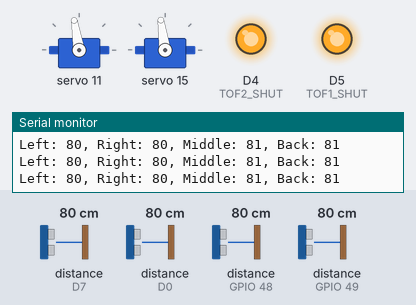
The sketch below on a simulated ESP8266 (NodeMCU). Shown: 2 × servo, output pins drawn as LEDs (lit = HIGH), the last lines printed to the serial monitor. The inputs (shaded band) are chosen by the test bench; at power-on: distance to the obstacle (sensors on D0, D7, GPIO 48, GPIO 49) 80 cm. The echo pulse lasts 58.3 µs per cm.

Above: at 2.2 s.
2.3 s: distance to the obstacle (sensor on D0) set to 44 cm
4.0 s: distance to the obstacle (sensor on D0) set to 37 cm
At 5.8 s:
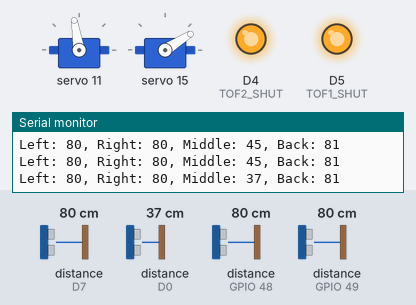
6.1 s: distance to the obstacle (sensor on D0) set to 60 cm
At 6.8 s:
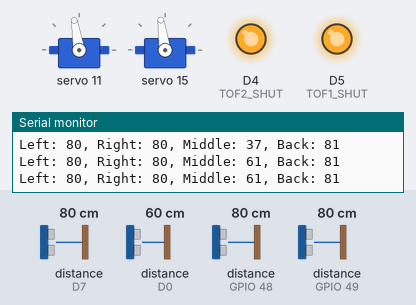
7.9 s: distance to the obstacle (sensor on D0) set to 2 cm
At 9.7 s:
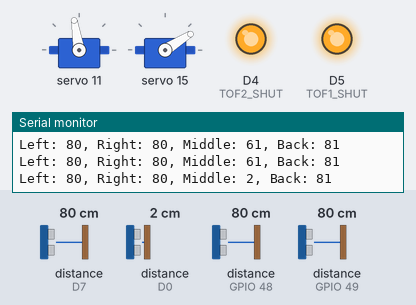
Timing chart, 0 to 11.0 s (numbered marks = the images above; inputs shaded):
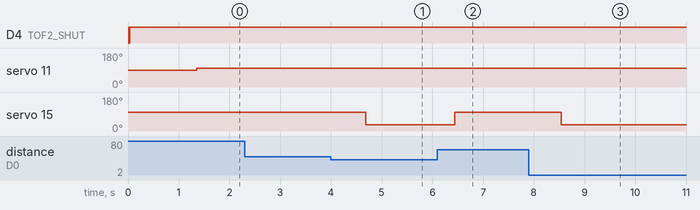

Measured:
- the behaviour switches between 41 and 40 cm on distance to the obstacle (sensor on D0) (found by bisection; images 0 and 1)
- after the input at 4.0 s, servo 15: 98° → 32° after 0.69 s
- after the input at 6.1 s, servo 15: 32° → 98° after 0.34 s
- after the input at 7.9 s, servo 15: 98° → 32° after 0.64 s

The sketch:

AvoidanceTest.ino
```cpp
#include <Adafruit_PWMServoDriver.h>
#include "Adafruit_VL53L0X.h"
#include <NewPing.h>

#define SERVO_FREQ 50
#define SERVO_CH 15
#define ESC_CH 11
#define TOF1_ADDRESS 0x30
#define TOF1_SHUT D5
#define TOF2_ADDRESS 0x31
#define TOF2_SHUT D4
#define trig_pin0 D6
#define echo_pin0 D0
#define trig_pin1 D8
#define echo_pin1 D7
#define MAX_DISTANCE 200

bool avoid = false;
int last_speed = 320;

Adafruit_PWMServoDriver pwm = Adafruit_PWMServoDriver();

NewPing sonar[2] = {
NewPing(trig_pin0, echo_pin0, MAX_DISTANCE),
NewPing(trig_pin1, echo_pin1, MAX_DISTANCE),
};

Adafruit_VL53L0X tof1 = Adafruit_VL53L0X();
Adafruit_VL53L0X tof2 = Adafruit_VL53L0X();

VL53L0X_RangingMeasurementData_t tof1_measure;
VL53L0X_RangingMeasurementData_t tof2_measure;

void turn(int a) {
  int v = map(a, 0, 180, 180, 455);
  pwm.setPWM(SERVO_CH, 0, v);
}

void move(int s) {
  pwm.setPWM(ESC_CH, 0, s);
}

class Avoider {

  private:
    int previousTime = millis();
    int reactionTime = 0;
    int waitReactionTime = 2000;
    int reactionDistance = 40;
    char currentDirection = 'f';

  public:

    void check() {

      int timePassed = millis() - previousTime;
      if (timePassed >= reactionTime) {
        previousTime = millis();

        int readings[4];

        tof1.rangingTest(&tof1_measure, false);
        if(tof1_measure.RangeStatus != 4) {
          readings[0] = tof1_measure.RangeMilliMeter / 10;
        } else {
          readings[0] = 8191;
        }

        tof2.rangingTest(&tof2_measure, false);
        if(tof2_measure.RangeStatus != 4) {
          readings[1] = tof2_measure.RangeMilliMeter / 10;
        } else {
          readings[1] = 8191;
        }

        for (int i = 2; i < 4; i++) {
          int us = sonar[i - 2].ping_median();
          readings[i] = sonar[i - 2].convert_cm(us);

          if (readings[i] == 0) {readings[i] = 200;}

        }

        Serial.print("Left: ");
        Serial.print(readings[0]);
        Serial.print(", Right: ");
        Serial.print(readings[1]);
        Serial.print(", Middle: ");
        Serial.print(readings[2]);
        Serial.print(", Back: ");
        Serial.println(readings[3]);

        if (readings[2] > reactionDistance) {turn(90); move(last_speed); return;}

        move(0);
        delay(250);

        if ((readings[0] >= readings[1]) && (readings[0] > reactionDistance)) {turn(0); currentDirection = 'r'; move(last_speed);}
        else if ((readings[1] >= readings[0]) && (readings[1] > reactionDistance)) {turn(180); currentDirection = 'l'; move(last_speed);}
        else {turn(90); move(0); return;}

        wait();
      }

    }

    void wait() {

      while (true) {
        int timePassed = millis() - previousTime;

        if (timePassed >= waitReactionTime) {

          int readings[4];

          tof1.rangingTest(&tof1_measure, false);
          if(tof1_measure.RangeStatus != 4) {
            readings[0] = tof1_measure.RangeMilliMeter / 10;
          } else {
            readings[0] = 8191;
          }

          tof2.rangingTest(&tof2_measure, false);
          if(tof2_measure.RangeStatus != 4) {
            readings[1] = tof2_measure.RangeMilliMeter / 10;
          } else {
            readings[1] = 8191;
          }

          for (int i = 2; i < 4; i++) {
            int us = sonar[i - 2].ping_median();
            readings[i] = sonar[i - 2].convert_cm(us);

            if (readings[i] == 0) {readings[i] = 200;}

          }

          Serial.print("Left: ");
          Serial.print(readings[0]);
          Serial.print(", Right: ");
          Serial.print(readings[1]);
          Serial.print(", Middle: ");
          Serial.print(readings[2]);
          Serial.print(", Back: ");
          Serial.println(readings[3]);

          if ((currentDirection == 'r') && (readings[0] < reactionDistance)) {move(0); delay(1000);}
          else if ((currentDirection == 'r') && (readings[0] > reactionDistance)) {move(last_speed);}
          else if ((currentDirection == 'l') && (readings[1] < reactionDistance)) {move(0); delay(1000);}
          else if ((currentDirection == 'l') && (readings[1] > reactionDistance)) {move(last_speed);}

          if (readings[2] > reactionDistance) {turn(90); move(last_speed); break;}

        }

      }

    }

};

Avoider avoider;

void setup() {
  Serial.begin(115200);
  while (!Serial) { delay(1); }

  pwm.begin();
  pwm.setPWMFreq(SERVO_FREQ);

  pinMode(TOF1_SHUT, OUTPUT);
  pinMode(TOF2_SHUT, OUTPUT);

  digitalWrite(TOF1_SHUT, LOW);
  digitalWrite(TOF2_SHUT, LOW);

  setupTofs();

  move(300);
  delay(1000);
}

void loop() {
  avoider.check();
}

void setupTofs() {
  // all reset
  digitalWrite(TOF1_SHUT, LOW);
  digitalWrite(TOF2_SHUT, LOW);
  delay(10);
  // all unreset
  digitalWrite(TOF1_SHUT, HIGH);
  digitalWrite(TOF2_SHUT, HIGH);
  delay(10);

  // activating LOX1 and resetting LOX2
  digitalWrite(TOF1_SHUT, HIGH);
  digitalWrite(TOF2_SHUT, LOW);

  // initing LOX1
  if(!tof1.begin(TOF1_ADDRESS)) {
    Serial.println(F("Failed to boot first VL53L0X"));
    while(1);
  }
  delay(10);

  // activating LOX2
  digitalWrite(TOF2_SHUT, HIGH);
  delay(10);

  //initing LOX2
  if(!tof2.begin(TOF2_ADDRESS)) {
    Serial.println(F("Failed to boot second VL53L0X"));
    while(1);
  }
}
```
